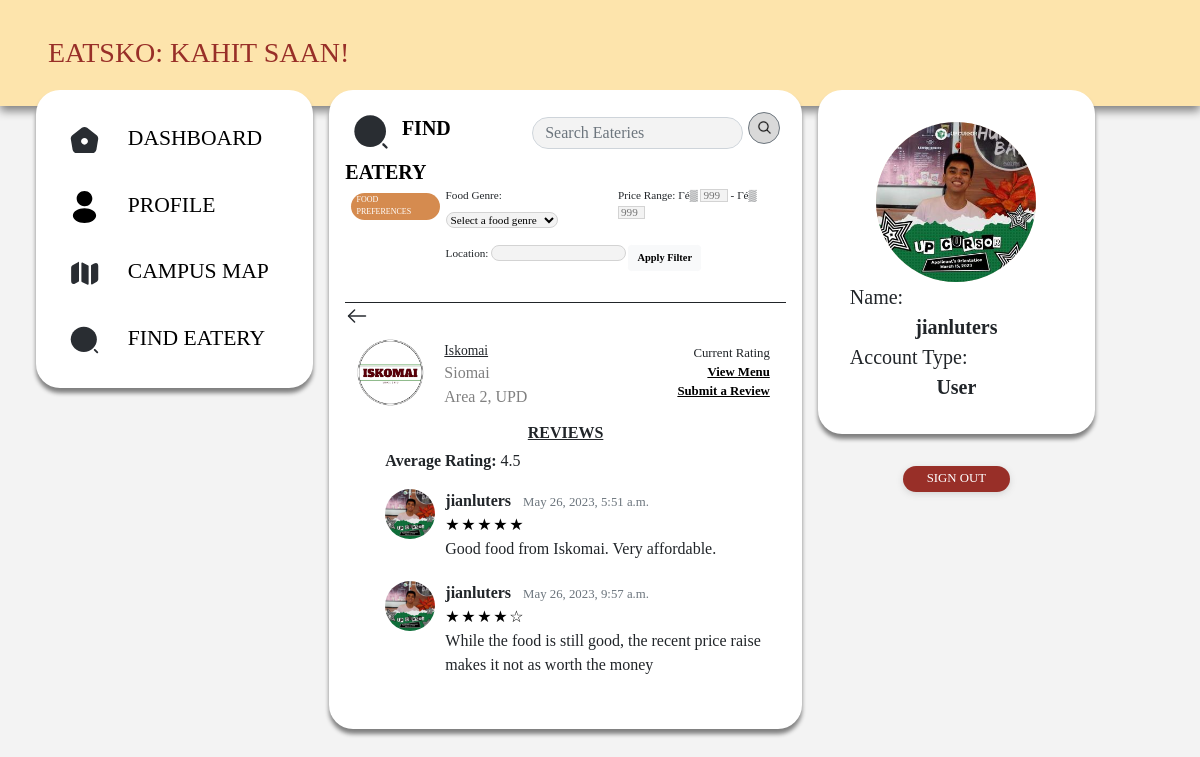
Screenshot of /user/eaterypagereviews/3 (signed in) with the database file from the repository.
### userdashboard/models.py (models this page shows, shortened)
class Eatery(models.Model):
    eatery_name = models.CharField(max_length=100)
    food_genres = models.ManyToManyField(FoodGenre)
    details = models.TextField(blank=True)
    location = models.CharField(max_length=200, default='')
    logo = models.ImageField(default='eatery_logos/default.png', upload_to='eatery_logos')
    banner = models.ImageField(default='eatery_banners/banner.jpg', upload_to='eatery_banners')
    date_created = models.DateTimeField(default=timezone.now)

class FoodGenre(models.Model):
    name = models.CharField(max_length=100)
    def __str__(self):
        return f'{self.name}'

class Review(models.Model):
    RATING_CHOICES = (
        (1, 'Bad'),
        (2, 'Fair'),
        (3, 'Average'),
        (4, 'Good'),
        (5, 'Excellent')
    )
    rating = models.IntegerField(choices=RATING_CHOICES)
    comment = models.TextField()
    eatery = models.ForeignKey(Eatery, on_delete=models.CASCADE, null=True, related_name='ratings')
    profile = models.ForeignKey(Profile, on_delete=models.CASCADE)
    date_posted = models.DateTimeField(default=timezone.now)

class Profile(models.Model):
    user = models.OneToOneField(User, null=True, on_delete=models.CASCADE, related_name='user_profile')
    account_type = models.CharField(max_length=100, default='User')
    profile_picture = models.ImageField(default='profile_pics/default.png', upload_to='profile_pics')
    preffered_genres = models.ManyToManyField(FoodGenre, blank=True)
    eatery = models.ForeignKey(Eatery, null=True, on_delete=models.SET_NULL)

### userdashboard/views.py (the view)
# urls.py: path('eaterypagereviews/<int:eatery_id>', views.eaterypagereviews, name='userdashboard-eaterypagereviews'),
@visitor_required
def eaterypagereviews(request, eatery_id):
    context['page'] = 'eaterypage'
    context['eatery'] = Eatery.objects.get(id=eatery_id)
    context['reviews'] = Review.objects.filter(eatery=context['eatery'])
    context['average_rating'] = context['reviews'].aggregate(Avg('rating'))['rating__avg']
    context['range_five'] = [1, 2, 3, 4, 5]
    return render(request, 'userdashboard/eaterypagereviews.html', context)

### userdashboard/forms.py
class UserUpdateForm(UserCreationForm):
    email = forms.EmailField()
    class Meta:
        model = User
        fields = ['username', 'email', 'password1', 'password2']

class ProfileUpdateForm(forms.ModelForm):
    class Meta:
        model = Profile
        fields = ['profile_picture', 'preffered_genres']

### userdashboard/views.py (called while the page is built)
def is_visitor(user):
    return user.groups.filter(name="visitor").exists()

### userdashboard/templates/userdashboard/eaterypagereviews.html (shortened to what this page needs)
{% extends "userdashboard/base.html" %}
{% block content %}
{% load static %}
<div class="d-flex">
   <div class="mr-auto">
      <img class="page-icon" src="{% static 'media/big-search.svg' %}" alt="findeatery-icon">
      <span class="page-title"> FIND EATERY </span>
   </div>
   <div class="ml-auto search-bar">
      <form method="get" class="d-flex"action="{% url 'userdashboard-findeatery' %}">
      <div class="form-group ml-auto search-bar" >
         <input class="form-control form-rounded me-2 search-bar-input" type="search" placeholder="Search Eateries"
         aria-label="Search" name="q" value="{{ search_term|default:"" }}" id="search">
      </div>
      <button class="search-button btn btn-outline-secondary form-rounded " type="submit">
        <img class="search-bar-icon" src="{% static 'media/search.svg' %}" alt="search-icon">
      </button>
   </div>
</div>
<div class="d-flex">
   <div class="food-pref">
      <div class="food-pref-container"> <span class="food-pref-txt"> FOOD PREFERENCES </span> </div>
   </div>
   <div class="food-filters d-flex flex-column">
      <div class="top-filters d-flex flex-row">
         <div class="food-genres flex-grow-1">
            <div class="form-group">
               <p class="food-filter-txt">
                  <label for="food_genre">Food Genre:</label>
                  <select name="food_genre" class="form-control-xs food-genres form-rounded" id="food_genre">
                     <option value="">Select a food genre</option>
                  </select>
               </p>
            </div>
         </div>
         <div class="price-range flex-grow-1">
            <p class="food-filter-txt">
               Price Range: Γé▒ <input type="text" class="price-range-input" placeholder="999"> - Γé▒ <input type="text" class="price-range-input" placeholder="999">
            </p>
         </div>
      </div>
      <div class="bottom-filters d-flex flex-row">
         <div class="form-group">
            <p class="food-filter-txt">
               <label for="location">Location:</label>
               <input type="text" name="location" value="{{ location|default:"" }}" class="form-control-xs form-rounded location-input" id="location">
            </p>
         </div>
         <div>
            <button type="submit" class="btn btn-sm btn-secondary btn-light apply-filter"> Apply Filter </button>
         </div>
      </div>
   </div>
</div>
<hr style="margin: 0">
<div class="d-flex flex-column">
    <div class="return-button">
        <a href="{% url 'userdashboard-findeatery' %}">
            <img class="return-button" src="{% static 'media/arrow-left.svg' %}">
        </a>
    </div>
    <div class="d-flex eatery-info-container p-1 align-items-end">
        <img class="eatery-logo align-self-center" src="{{ eatery.logo.url }}" alt="businesspage-logo">
        <div class="flex-column p-1">
            <div class="eatery-name">{{ eatery.eatery_name }}</div>
            <div class="eatery-other-info">{% for genre in eatery.food_genres.all %}{{genre}} {% endfor %}</div>
            <div class="eatery-other-info"> {{ eatery.location }} </div>
        </div>
        <div class="ml-auto p-2">
            <div class="flex-column p-1 menu-rating">
               <div class="current-rating"> Current Rating </div>
               <div class="view-ratings">
                 <a class="click-ratings" href="{% url 'userdashboard-eaterypage' eatery.id %}">View Menu</a>
               </div>
               <div class="submit-review">
                  <a class="click-ratings" href="{% url 'review-create' %}"> Submit a Review </a>
               </div>
            </div>
        </div>
    </div>
    <div class="d-flex justify-content-center menu-title p-1"> REVIEWS </div>
    {% if reviews %}
    <ul>
        <p><strong>Average Rating:</strong> {{ average_rating }}</p>
        {% for review in reviews %}
          <li class="review-item">
            <div class="review-profile-picture">
              <img src="{{ review.profile.user.user_profile.profile_picture.url }}" alt="Profile Picture">
            </div>
            <div class="review-content">
              <strong> {{ review.profile.user.username }}</strong> &nbsp; <small class="text-muted">{{review.date_posted }}</small> <br>
              <div class="star-rating">
                {% for i in range_five%}
                  {% if i <= review.rating %}
                    <span class="star">&#9733;</span>
                  {% else %}
                    <span class="star">&#9734;</span>
                  {% endif %}
                {% endfor %}
              </div>
              {{ review.comment }}<br>
            </div>
          </li>
        {% endfor %}
      </ul>
    {% else %}
      <p>No reviews available for this eatery.</p>
    {% endif %}
</div>
{% endblock content %}

### userdashboard/templates/userdashboard/base.html (shortened to what this page needs)
{% load static %}
<!DOCTYPE html>
<html lang="en">
    <head>
        <link rel="stylesheet" href="https://maxcdn.bootstrapcdn.com/bootstrap/4.0.0/css/bootstrap.min.css">
        <link rel="stylesheet" type="text/css" href="{% static 'css/main.css' %}">
    </head>
    <body>
        <header class="container-fluid site-header">
            <span class="header-txt">EATSKO: KAHIT SAAN!</span>
        </header>
        <div class="row px-5">
            <div class="col-3 m-0 p-0">
                <nav class="nav flex-column site-panel site-sidebar">
                    <a class="sidebar-btn" href="{% url 'userdashboard-dashboard' %}"
                                           {% if page == 'profile' %} onclick="return confirm('Exit without saving?');" {% endif %}>
                        <div class="sidebar-btn-container {% if page == 'dashboard' %} sidebar-active-container {% endif %}">
                            <img class="sidebar-btn-icon" src="{% static 'media/home.svg' %}" alt="home-icon">
                            <span class="sidebar-btn-text">DASHBOARD</span>
                        </div>
                    </a>
                    <a class="sidebar-btn" href="{% url 'userdashboard-profile' %}"
                                           {% if page == 'profile' %} onclick="return confirm('Exit without saving?');" {% endif %}>
                        <div class="sidebar-btn-container {% if page == 'profile' %} sidebar-active-container {% endif %}">
                            <img class="sidebar-btn-icon" src="{% static 'media/profile.svg' %}" alt="profile-icon">
                            <span class="sidebar-btn-text">PROFILE</span>
                        </div>
                    </a>
                    <a class="sidebar-btn" href="{% url 'userdashboard-campusmap' %}"
                                           {% if page == 'profile' %} onclick="return confirm('Exit without saving?');" {% endif %}>
                        <div class="sidebar-btn-container {% if page == 'campusmap' %} sidebar-active-container {% endif %}">
                            <img class="sidebar-btn-icon" src="{% static 'media/campusmap.svg' %}" alt="campusmap-icon">
                            <span class="sidebar-btn-text">CAMPUS MAP</span>
                        </div>
                    </a>
                    <a class="sidebar-btn" href="{% url 'userdashboard-findeatery' %}"
                                           {% if page == 'profile' %} onclick="return confirm('Exit without saving?');" {% endif %}>
                        <div class="sidebar-btn-container {% if page == 'findeatery' %} sidebar-active-container {% endif %}">
                            <img class="sidebar-btn-icon" src="{% static 'media/big-search.svg' %}" alt="findeatery-icon">
                            <span class="sidebar-btn-text">FIND EATERY</span>
                        </div>
                    </a>
                </nav>
            </div>
            <div class="col-5 site-panel main">
                {% block content %}{% endblock content %}
            </div>
            <div class="col-3 m-0 p-0">
                <div class="site-panel site-end-container">
                    <div class="site-profile">
                        <img class="mx-auto d-block rounded-circle profile-img" src="{{ user.user_profile.profile_picture.url }}" alt="user profile picture">
                        <div class="profile-label">
                            <span class="profile-label-txt profile-txt">Name:</span>
                            <div class="profile-content">
                                <span class="profile-content-txt profile-txt">{{ user.username }}</span>
                            </div>
                        </div>
                        <div class="profile-label">
                            <span class="profile-label-txt profile-txt">Account Type:</span>
                            <div class="profile-content">
                                <span class="profile-content-txt profile-txt">
                                    User
                                </span>
                            </div>
                        </div>
                    </div>
                </div>
                    <div class="signout-container">
                        <a class="signout-btn" href="{% url 'sessionmanager-logout' %}"
                                           {% if page == 'profile' %} onclick="return confirm('Exit without saving?');" {% endif %}>
                            <div class="signout-txt-container">
                                <span class="signout-txt">SIGN OUT</span>
                            </div>
                        </a>
                    </div>
            </div>
        </div>
    </body>
</html>

### userdashboard/static/css/main.css (style rules this page uses)
:root { --primary-color: #982f28; --secondary-color: #fde4ac; --tertiary-color: #f2dcca; --icon-color: #d58b4f; --bg-color: #F3F3F3; }
* { font-family: Montserrat; }
body { background: var(--bg-color); }
.site-header { padding: 2em 3em; margin-bottom: -1em; background: var(--secondary-color); filter: drop-shadow(0px 5px 5px gray); }
.header-txt { color: var(--primary-color); font-size: 1.75em; }
.site-panel { background-color: white; border-radius: 1.5em; margin: 0px 1.13%; padding: 1em; filter: drop-shadow(0px 5px 2px gray); }
.sidebar-btn-container { padding: 0.75em; border-radius: 1.2em; font-size:1.35em; }
.sidebar-btn-icon { width: 1.5em; height: 1.5em; margin-right:1em; }
.sidebar-btn-text { color: black; font-weight: 500; }
.site-end-container { padding: 2em; }
.profile-img { background: var(--tertiary-color); width: 10em; height: 10em; }
.profile-label { font-size: 1.25em; }
.profile-label-txt { font-weight: 200; }
.profile-content { text-align: center; }
.profile-content-txt { font-weight: 600; }
.signout-container { display: flex; justify-content: center; }
.signout-txt-container { display: flex; margin: 2em; padding: 0.2em 1.5em; background: var(--primary-color); border-radius: 1em; justify-content: center; align-items: center; filter: drop-shadow(0px 2px 3px lightgray); }
.signout-txt { color: white; font-size: 0.8em; }
hr { border-top: 0.5px solid }
.form-rounded { border-radius: 5em; }
.search-bar { margin: 0.35em; }
.search-bar-input { background-color: #F3F3F3; }
.search-button { height: 2em; width: 2em; display: grid; align-items: center; justify-content: center; background-color: #D9D9D9; }
.form-control { height: 2em; }
.page-icon { width: 2.5em; height: 2.5em; margin: 0.35em 0 0.35em 0.35em; }
.page-title { color: black; font-size: 1.25em; font-weight: bold; margin: 0.35em; text-align: center; }
.food-pref-container { display: flex; margin: 0.35em; padding: 0.1em 0.35em; background: var(--icon-color); border-radius: 1em; justify-content: center; align-items: center; }
.food-pref-txt { color: white; font-size: 0.5em; }
.food-filter-txt { font-size: 0.7em; }
select.food-genres { background-color: #F3F3F3; height: 1.4em; width: 10em; margin-right: 0.2em; border: 1px solid lightgray; }
.price-range-input { height: 1.2em; width: 2.45em; background-color: #F3F3F3; border: 1px solid lightgray; }
.location-input { background-color: #F3F3F3; height: 1.4em; width: 12em; border: 1px solid lightgray; margin-right: 0.25em; }
.apply-filter { color: black; font-size: 0.65em; font-weight: bold; }
.eatery-logo { width: 67px; height: 67px; margin-right: 1em; margin-left: 0.5em; }
.eatery-name { font-size: 0.85em; font-weight: 450; text-decoration: underline; }
a.click-ratings { color: black; text-decoration: underline; font-weight: bold; }
.menu-rating { font-size: 0.8em; text-align: right; }
.eatery-other-info { color: gray; }
.menu-title { text-decoration: underline; font-weight: bold; }
.review-item { display: flex; align-items: flex-start; margin-bottom: 20px; }
.review-profile-picture img { border-radius: 50%; width: 50px; height: 50px; object-fit: cover; margin-right: 10px; }
.review-content { flex-grow: 1; }
.star-rating { font-size: 16px; color: #000000; }
.star { display: inline-block; width: 12px; }

### rows the page displays
Eatery: logo (picture), eatery_name "Iskomai", location "Area 2, UPD"
FoodGenre: name "Siomai"
Review: profile.user.user_profile.profile_picture (picture), profile.user.username "jianluters", date_posted "May 26, 2023, 5:51 a.m.", rating 5 (drawn), comment "Good food from Iskomai. Very affordable."
Review: profile.user.user_profile.profile_picture (picture), profile.user.username "jianluters", date_posted "May 26, 2023, 9:57 a.m.", rating 4 (drawn), comment "While the food is still good, the recent price raise makes it not as worth the money"

### other values shown
{{ average_rating }} "4.5"
{{ user.username }} "jianluters"
